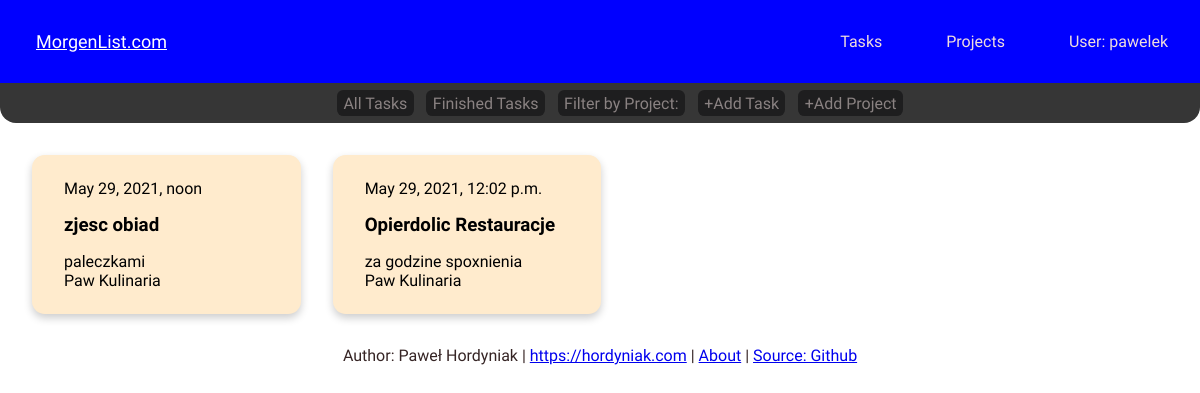
The app's page / (signed in), older data.
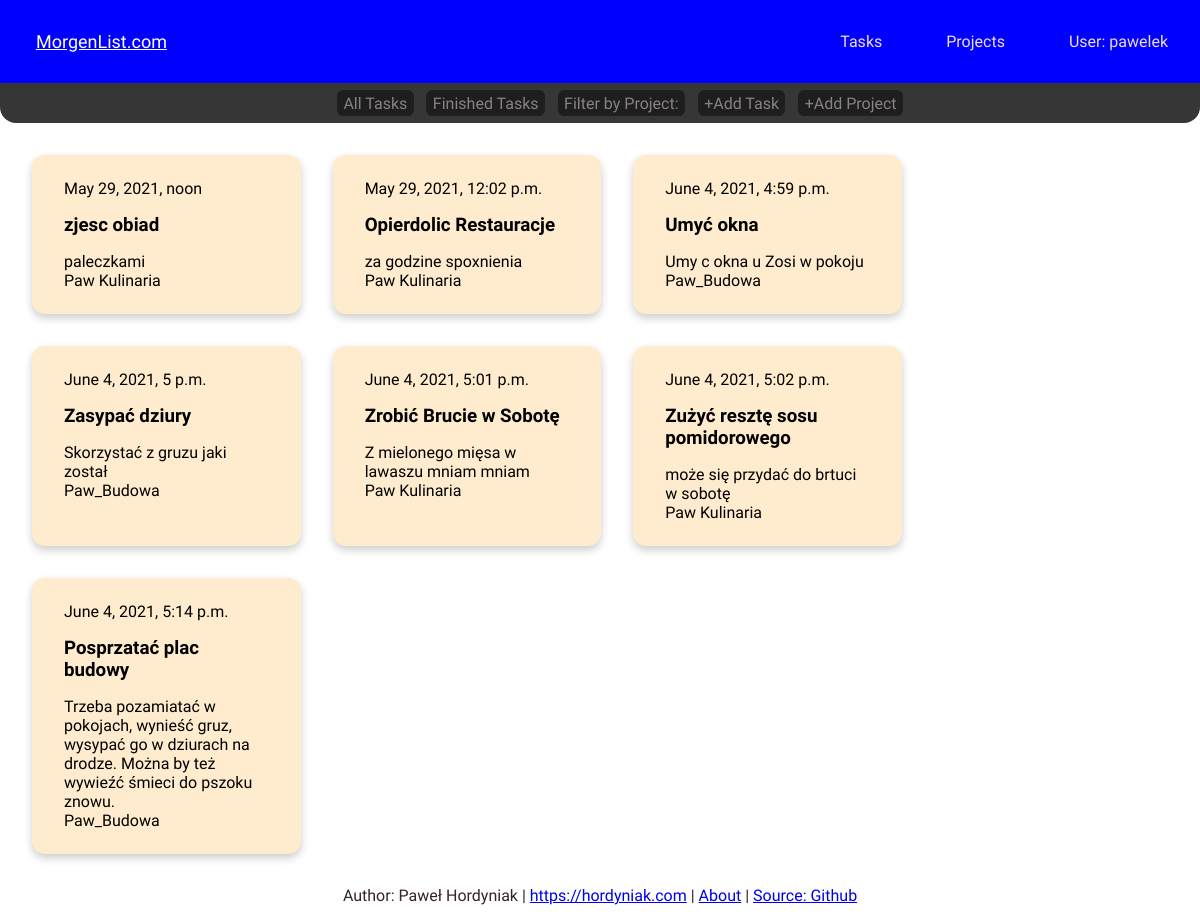
The same page, newer data.
### tasktrack/models.py (models this page shows, shortened)
class Task(models.Model):
    author = models.ForeignKey('auth.User', on_delete=models.CASCADE)
    project = models.ForeignKey('tasktrack.Project', related_name='Tasks', null=True, on_delete=models.CASCADE)
    title = models.CharField(max_length=200, unique=True)
    updated_on = models.DateTimeField(auto_now = True)
    description = models.TextField()
    created_on = DateTimeField(auto_now_add=True)
    status = models.IntegerField(choices=STATUS, default = 0)
    class Meta:
        ordering = ['created_on']

class Project(models.Model):
    owner = models.ForeignKey('auth.User', on_delete=models.CASCADE)
    title = models.CharField(max_length=24, unique=True)
    status = models.IntegerField(choices=STATUS, default = 0)
    def __str__(self) -> str:
        return self.title

### tasktrack/views.py (the view)
# urls.py: path('', views.TaskList.as_view(), name='task_list'),
class TaskList(LoginRequiredMixin, generic.ListView):
    login_url = '/login/'
    model = Task
    context_object_name = 'task_list'
    template_name = "task_list.html"
    def get_context_data(self, **kwargs):
        context = super().get_context_data(**kwargs)
        context['task_list'] = context['task_list'].filter(author=self.request.user)
        context['task_list'] = context['task_list'].filter(status=0).order_by('created_on')
        context['projects'] = Project.objects.filter(owner=self.request.user)
        return context

### tasktrack/templates/task_list.html (shortened to what this page needs)
{% extends "base.html" %}
{% block content %}
<nav class="sub-navbar">
    <ul class="nav-links">
        <li class="sub-nav-link"><a href="{% url 'task_list' %}">All Tasks</a></li>
        <li class="sub-nav-link"><a href="{% url 'task_done' %}">Finished Tasks</a></li>
        <li class="sub-nav-link"> <div class="dropdown">
            <a href='#' class="drop-btn">Filter by Project:</a>
          </div> </li>
          <li class="sub-nav-link"><a href="{% url 'create_task' %}">+Add Task</a></li>
          <li class="sub-nav-link"><a href="{% url 'create_project' %}">+Add Project</a></li>
    </ul>
</nav>
<div class='taskfield'>
{% if project %}
    {% for task in project.Tasks.all %}
        {% if task.status == 0 %}
        <div class="task">
            <a href="{% url 'edit_task' pk=task.pk %}">
            <div class="container">
                <p>{{ task.created_on }}</p>
                <h3 class = "title">{{ task.title }}</h3>
                <p>{{ task.description }}<br>
                {{ task.project }}<br>
            </div> </a>
        </div>
        {% endif %}
    {% empty %}
    <p>List is empty</p>
    {% endfor %}
{% else %}
    {% for task in task_list %}
        <div class="task">
            <a href="{% url 'edit_task' pk=task.pk %}">
            <div class="container">
                <p>{{ task.created_on }}</p>
                <h3 class = "title">{{ task.title }}</h3>
                <p>{{ task.description }}<br>
                {{ task.project }}<br>
            </div> </a>
        </div>
    {% empty %}
    <p>List is empty</p>
    {% endfor %}
{% endif %}
</div>
{% endblock %}

### tasktrack/templates/base.html (shortened to what this page needs)
<!DOCTYPE html>
{% load static %}
<html lang="en">
<head>
    <link rel="stylesheet" href="{% static 'css/base.css' %}">
</head>
<body>
    <nav class="MyNavbar">
        <a href="#" class="site-logo">MorgenList.com</a>
        <ul class="nav-links">
            {% if request.user.is_authenticated %}
                <li class='nav-item'><a href="{% url 'task_list' %}">Tasks</a></li>
                <li class='nav-item'><a href="#">Projects</a></li>
                <li class='nav-item'><a href="{% url 'logout' %}">User: {{ request.user }}</a></li>
            {% else %}
                <li class='nav-item'><a href="{% url 'user_login' %}">Login</a></li>
            {% endif %}
        </ul>
    </nav>
    {% block content %}{% endblock content %}
    <p class="footer">Author: Paweł Hordyniak | <a href="https://hordyniak.com">https://hordyniak.com</a> | <a href="{% url 'about' %}">About</a> | <a href="https://github.com/Pawel-9215/TaskManager">Source: Github</a></p>
</body>
</html>

### tasktrack/static/css/base.css (style rules this page uses)
body { margin: 0; font-family: 'Barlow Semi Condensed', sans-serif; color: rgb(53, 36, 36); background-color: rgb(255, 255, 255); }
.taskfield { margin: 1em; display: flex; flex-wrap: wrap; justify-content: flex-start; }
.task { box-shadow: 0 4px 8px 0 rgba(0,0,0,0.2); transition: 0.1s; min-width: 23%; max-width: 23%; border-radius: 0.8em; background-color: blanchedalmond; margin: 1em; display: inline-block; }
.task a:link { color: black; text-decoration: none; }
.container { padding: 0.5em 2em; text-decoration: none; }
.container h3 { padding: 0em; margin: 0em; }
.footer { text-align: center; }
ul { list-style-type: none; }
.nav-item a { display: inline-block; padding: 1em 2em; text-decoration: none; color: rgb(240, 221, 221); }
.sub-nav-link a { display: inline-block; padding: 0.2em 0.4em; margin: 0em 0.4em; text-decoration: none; color: rgb(138, 130, 130); background-color: #1e1e1f; border-radius: 0.4em; }
.site-logo { padding-left: 2em; padding-right: 2em; color: white; font-size: large; }
.MyNavbar { display: flex; justify-content: space-between; background-color: blue; align-items: center; transition: 50ms; }
.dropdown { position: relative; display: inline-block; }
.sub-navbar { border-bottom-left-radius: 1em; border-bottom-right-radius: 1em; display: flex; justify-content: center; background-color: rgb(54, 54, 54); align-items: center; height: 2.5em; }
.nav-links { display: flex; }

Row changes from the older to the newer data that the page shows:
added Task: created_on "June 4, 2021, 4:59 p.m.", title "Umyć okna", description "Umy c okna u Zosi w pokoju", project "Paw_Budowa"
added Task: created_on "June 4, 2021, 5 p.m.", title "Zasypać dziury", description "Skorzystać z gruzu jaki został", project "Paw_Budowa"
added Task: created_on "June 4, 2021, 5:01 p.m.", title "Zrobić Brucie w Sobotę", description "Z mielonego mięsa w lawaszu mniam mniam", project "Paw Kulinaria"
added Task: created_on "June 4, 2021, 5:02 p.m.", title "Zużyć resztę sosu pomidorowego", description "może się przydać do brtuci w sobotę", project "Paw Kulinaria"
added Task: created_on "June 4, 2021, 5:14 p.m.", title "Posprzatać plac budowy", description "Trzeba pozamiatać w pokojach, wynieść gruz, wysypać go w dziurach na drodze. Można by też wywieźć śmieci do pszoku znowu.", project "Paw_Budowa"
